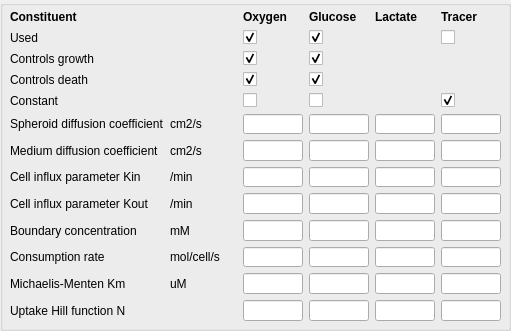
           <widget class="QGroupBox" name="groupBox_const1">
            <property name="geometry">
             <rect>
              <x>10</x>
              <y>10</y>
              <width>511</width>
              <height>331</height>
             </rect>
            </property>
            <property name="title">
             <string/>
            </property>
            <widget class="QWidget" name="gridLayoutWidget">
             <property name="geometry">
              <rect>
               <x>10</x>
               <y>10</y>
               <width>491</width>
               <height>311</height>
              </rect>
             </property>
             <layout class="QGridLayout" name="gridLayout_GLGL3">
              <item row="0" column="0">
               <widget class="QLabel" name="alabel_const">
                <property name="font">
                 <font>
                  <weight>75</weight>
                  <bold>true</bold>
                 </font>
                </property>
                <property name="text">
                 <string>Constituent</string>
                </property>
               </widget>
              </item>
              <item row="1" column="0">
               <widget class="QLabel" name="alabel_constused">
                <property name="font">
                 <font>
                  <weight>50</weight>
                  <bold>false</bold>
                 </font>
                </property>
                <property name="text">
                 <string>Used</string>
                </property>
               </widget>
              </item>
              <item row="5" column="0">
               <widget class="QMyLabel" name="label_OXYGEN_DIFF_COEF">
                <property name="font">
                 <font>
                  <weight>50</weight>
                  <bold>false</bold>
                 </font>
                </property>
                <property name="text">
                 <string>Spheroid diffusion coefficient</string>
                </property>
               </widget>
              </item>
              <item row="9" column="0">
               <widget class="QMyLabel" name="label_OXYGEN_BDRY_CONC">
                <property name="font">
                 <font>
                  <weight>50</weight>
                  <bold>false</bold>
                 </font>
                </property>
                <property name="text">
                 <string>Boundary concentration</string>
                </property>
               </widget>
              </item>
              <item row="0" column="3">
               <widget class="QLabel" name="alabel_OXYGEN">
                <property name="sizePolicy">
                 <sizepolicy hsizetype="Expanding" vsizetype="Fixed">
                  <horstretch>0</horstretch>
                  <verstretch>0</verstretch>
                 </sizepolicy>
                </property>
                <property name="minimumSize">
                 <size>
                  <width>0</width>
                  <height>0</height>
                 </size>
                </property>
                <property name="maximumSize">
                 <size>
                  <width>50</width>
                  <height>16777215</height>
                 </size>
                </property>
                <property name="font">
                 <font>
                  <weight>75</weight>
                  <bold>true</bold>
                 </font>
                </property>
                <property name="text">
                 <string>Oxygen</string>
                </property>
               </widget>
              </item>
              <item row="0" column="4">
               <widget class="QLabel" name="alabel_GLUCOSE">
                <property name="sizePolicy">
                 <sizepolicy hsizetype="Expanding" vsizetype="Fixed">
                  <horstretch>0</horstretch>
                  <verstretch>0</verstretch>
                 </sizepolicy>
                </property>
                <property name="maximumSize">
                 <size>
                  <width>50</width>
                  <height>16777215</height>
                 </size>
                </property>
                <property name="font">
                 <font>
                  <weight>75</weight>
                  <bold>true</bold>
                 </font>
                </property>
                <property name="text">
                 <string>Glucose</string>
                </property>
               </widget>
              </item>
              <item row="9" column="4">
               <widget class="QLineEdit" name="line_GLUCOSE_BDRY_CONC">
                <property name="maximumSize">
                 <size>
                  <width>60</width>
                  <height>16777215</height>
                 </size>
                </property>
                <property name="alignment">
                 <set>Qt::AlignRight|Qt::AlignTrailing|Qt::AlignVCenter</set>
                </property>
               </widget>
              </item>
              <item row="5" column="4">
               <widget class="QLineEdit" name="line_GLUCOSE_DIFF_COEF">
                <property name="maximumSize">
                 <size>
                  <width>60</width>
                  <height>16777215</height>
                 </size>
                </property>
                <property name="alignment">
                 <set>Qt::AlignRight|Qt::AlignTrailing|Qt::AlignVCenter</set>
                </property>
               </widget>
              </item>
              <item row="5" column="3">
               <widget class="QLineEdit" name="line_OXYGEN_DIFF_COEF">
                <property name="maximumSize">
                 <size>
                  <width>60</width>
                  <height>16777215</height>
                 </size>
                </property>
                <property name="alignment">
                 <set>Qt::AlignRight|Qt::AlignTrailing|Qt::AlignVCenter</set>
                </property>
               </widget>
              </item>
              <item row="9" column="3">
               <widget class="QLineEdit" name="line_OXYGEN_BDRY_CONC">
                <property name="maximumSize">
                 <size>
                  <width>60</width>
                  <height>16777215</height>
                 </size>
                </property>
                <property name="alignment">
                 <set>Qt::AlignRight|Qt::AlignTrailing|Qt::AlignVCenter</set>
                </property>
               </widget>
              </item>
              <item row="1" column="3">
               <widget class="QMyCheckBox" name="cbox_USE_OXYGEN">
                <property name="maximumSize">
                 <size>
                  <width>60</width>
                  <height>16777215</height>
                 </size>
                </property>
                <property name="text">
                 <string/>
                </property>
                <property name="checked">
                 <bool>true</bool>
                </property>
               </widget>
              </item>
              <item row="1" column="4">
               <widget class="QMyCheckBox" name="cbox_USE_GLUCOSE">
                <property name="maximumSize">
                 <size>
                  <width>60</width>
                  <height>16777215</height>
                 </size>
                </property>
                <property name="text">
                 <string/>
                </property>
                <property name="checked">
                 <bool>true</bool>
                </property>
               </widget>
              </item>
              <item row="5" column="1">
               <widget class="QLabel" name="units_diffcoef">
                <property name="text">
                 <string>cm2/s</string>
                </property>
               </widget>
              </item>
              <item row="9" column="1">
               <widget class="QLabel" name="units_bdryconc">
                <property name="text">
                 <string>mM</string>
                </property>
               </widget>
              </item>
              <item row="10" column="0">
               <widget class="QMyLabel" name="label_OXYGEN_CONSUMPTION">
                <property name="font">
                 <font>
                  <weight>50</weight>
                  <bold>false</bold>
                 </font>
                </property>
                <property name="text">
                 <string>Consumption rate</string>
                </property>
               </widget>
              </item>
              <item row="10" column="1">
               <widget class="QLabel" name="units_consumption">
                <property name="text">
                 <string>mol/cell/s</string>
                </property>
               </widget>
              </item>
              <item row="10" column="3">
               <widget class="QLineEdit" name="line_OXYGEN_CONSUMPTION">
                <property name="maximumSize">
                 <size>
                  <width>60</width>
                  <height>16777215</height>
                 </size>
                </property>
                <property name="alignment">
                 <set>Qt::AlignRight|Qt::AlignTrailing|Qt::AlignVCenter</set>
                </property>
               </widget>
              </item>
              <item row="10" column="4">
               <widget class="QLineEdit" name="line_GLUCOSE_CONSUMPTION">
                <property name="maximumSize">
                 <size>
                  <width>60</width>
                  <height>16777215</height>
                 </size>
                </property>
                <property name="alignment">
                 <set>Qt::AlignRight|Qt::AlignTrailing|Qt::AlignVCenter</set>
                </property>
               </widget>
              </item>
              <item row="11" column="0">
               <widget class="QMyLabel" name="label_OXYGEN_MM_KM">
                <property name="font">
                 <font>
                  <weight>50</weight>
                  <bold>false</bold>
                 </font>
                </property>
                <property name="text">
                 <string>Michaelis-Menten Km</string>
                </property>
               </widget>
              </item>
              <item row="11" column="1">
               <widget class="QLabel" name="units_MM_Km">
                <property name="text">
                 <string>uM</string>
                </property>
               </widget>
              </item>
              <item row="11" column="3">
               <widget class="QLineEdit" name="line_OXYGEN_MM_KM">
                <property name="maximumSize">
                 <size>
                  <width>60</width>
                  <height>16777215</height>
                 </size>
                </property>
                <property name="alignment">
                 <set>Qt::AlignRight|Qt::AlignTrailing|Qt::AlignVCenter</set>
                </property>
               </widget>
              </item>
              <item row="11" column="4">
               <widget class="QLineEdit" name="line_GLUCOSE_MM_KM">
                <property name="maximumSize">
                 <size>
                  <width>60</width>
                  <height>16777215</height>
                 </size>
                </property>
                <property name="alignment">
                 <set>Qt::AlignRight|Qt::AlignTrailing|Qt::AlignVCenter</set>
                </property>
               </widget>
              </item>
              <item row="12" column="0">
               <widget class="QMyLabel" name="label_OXYGEN_HILL_N">
                <property name="font">
                 <font>
                  <weight>50</weight>
                  <bold>false</bold>
                 </font>
                </property>
                <property name="text">
                 <string>Uptake Hill function N</string>
                </property>
               </widget>
              </item>
              <item row="12" column="3">
               <widget class="QLineEdit" name="line_OXYGEN_HILL_N">
                <property name="maximumSize">
                 <size>
                  <width>60</width>
                  <height>16777215</height>
                 </size>
                </property>
                <property name="alignment">
                 <set>Qt::AlignRight|Qt::AlignTrailing|Qt::AlignVCenter</set>
                </property>
               </widget>
              </item>
              <item row="12" column="4">
               <widget class="QLineEdit" name="line_GLUCOSE_HILL_N">
                <property name="maximumSize">
                 <size>
                  <width>60</width>
                  <height>16777215</height>
                 </size>
                </property>
                <property name="alignment">
                 <set>Qt::AlignRight|Qt::AlignTrailing|Qt::AlignVCenter</set>
                </property>
               </widget>
              </item>
              <item row="7" column="0">
               <widget class="QMyLabel" name="label_OXYGEN_CELL_DIFF_IN">
                <property name="font">
                 <font>
                  <weight>50</weight>
                  <bold>false</bold>
                 </font>
                </property>
                <property name="text">
                 <string>Cell influx parameter Kin</string>
                </property>
               </widget>
              </item>
              <item row="7" column="3">
               <widget class="QLineEdit" name="line_OXYGEN_CELL_DIFF_IN">
                <property name="maximumSize">
                 <size>
                  <width>60</width>
                  <height>16777215</height>
                 </size>
                </property>
                <property name="alignment">
                 <set>Qt::AlignRight|Qt::AlignTrailing|Qt::AlignVCenter</set>
                </property>
               </widget>
              </item>
              <item row="7" column="4">
               <widget class="QLineEdit" name="line_GLUCOSE_CELL_DIFF_IN">
                <property name="maximumSize">
                 <size>
                  <width>60</width>
                  <height>16777215</height>
                 </size>
                </property>
                <property name="alignment">
                 <set>Qt::AlignRight|Qt::AlignTrailing|Qt::AlignVCenter</set>
                </property>
               </widget>
              </item>
              <item row="6" column="3">
               <widget class="QLineEdit" name="line_OXYGEN_MEDIUM_DIFF">
                <property name="maximumSize">
                 <size>
                  <width>60</width>
                  <height>16777215</height>
                 </size>
                </property>
                <property name="alignment">
                 <set>Qt::AlignRight|Qt::AlignTrailing|Qt::AlignVCenter</set>
                </property>
               </widget>
              </item>
              <item row="6" column="4">
               <widget class="QLineEdit" name="line_GLUCOSE_MEDIUM_DIFF">
                <property name="maximumSize">
                 <size>
                  <width>60</width>
                  <height>16777215</height>
                 </size>
                </property>
                <property name="alignment">
                 <set>Qt::AlignRight|Qt::AlignTrailing|Qt::AlignVCenter</set>
                </property>
               </widget>
              </item>
              <item row="6" column="0">
               <widget class="QMyLabel" name="label_OXYGEN_MEDIUM_DIFF">
                <property name="font">
                 <font>
                  <weight>50</weight>
                  <bold>false</bold>
                 </font>
                </property>
                <property name="text">
                 <string>Medium diffusion coefficient</string>
                </property>
               </widget>
              </item>
              <item row="6" column="1">
               <widget class="QLabel" name="units_diffcoef_2">
                <property name="text">
                 <string>cm2/s</string>
                </property>
               </widget>
              </item>
              <item row="0" column="6">
               <widget class="QLabel" name="alabel_tracer">
                <property name="maximumSize">
                 <size>
                  <width>50</width>
                  <height>16777215</height>
                 </size>
                </property>
                <property name="font">
                 <font>
                  <weight>75</weight>
                  <bold>true</bold>
                 </font>
                </property>
                <property name="text">
                 <string>Tracer</string>
                </property>
               </widget>
              </item>
              <item row="1" column="6">
               <widget class="QMyCheckBox" name="cbox_USE_TRACER">
                <property name="maximumSize">
                 <size>
                  <width>60</width>
                  <height>16777215</height>
                 </size>
                </property>
                <property name="text">
                 <string/>
                </property>
                <property name="checked">
                 <bool>false</bool>
                </property>
               </widget>
              </item>
              <item row="5" column="6">
               <widget class="QLineEdit" name="line_TRACER_DIFF_COEF">
                <property name="maximumSize">
                 <size>
                  <width>60</width>
                  <height>16777215</height>
                 </size>
                </property>
                <property name="alignment">
                 <set>Qt::AlignRight|Qt::AlignTrailing|Qt::AlignVCenter</set>
                </property>
               </widget>
              </item>
              <item row="6" column="6">
               <widget class="QLineEdit" name="line_TRACER_MEDIUM_DIFF">
                <property name="maximumSize">
                 <size>
                  <width>60</width>
                  <height>16777215</height>
                 </size>
                </property>
                <property name="alignment">
                 <set>Qt::AlignRight|Qt::AlignTrailing|Qt::AlignVCenter</set>
                </property>
               </widget>
              </item>
              <item row="7" column="6">
               <widget class="QLineEdit" name="line_TRACER_CELL_DIFF_IN">
                <property name="maximumSize">
                 <size>
                  <width>60</width>
                  <height>16777215</height>
                 </size>
                </property>
                <property name="alignment">
                 <set>Qt::AlignRight|Qt::AlignTrailing|Qt::AlignVCenter</set>
                </property>
               </widget>
              </item>
              <item row="9" column="6">
               <widget class="QLineEdit" name="line_TRACER_BDRY_CONC">
                <property name="maximumSize">
                 <size>
                  <width>60</width>
                  <height>16777215</height>
                 </size>
                </property>
                <property name="alignment">
                 <set>Qt::AlignRight|Qt::AlignTrailing|Qt::AlignVCenter</set>
                </property>
               </widget>
              </item>
              <item row="10" column="6">
               <widget class="QLineEdit" name="line_TRACER_CONSUMPTION">
                <property name="maximumSize">
                 <size>
                  <width>60</width>
                  <height>16777215</height>
                 </size>
                </property>
                <property name="alignment">
                 <set>Qt::AlignRight|Qt::AlignTrailing|Qt::AlignVCenter</set>
                </property>
               </widget>
              </item>
              <item row="11" column="6">
               <widget class="QLineEdit" name="line_TRACER_MM_KM">
                <property name="maximumSize">
                 <size>
                  <width>60</width>
                  <height>16777215</height>
                 </size>
                </property>
                <property name="alignment">
                 <set>Qt::AlignRight|Qt::AlignTrailing|Qt::AlignVCenter</set>
                </property>
               </widget>
              </item>
              <item row="12" column="6">
               <widget class="QLineEdit" name="line_TRACER_HILL_N">
                <property name="maximumSize">
                 <size>
                  <width>60</width>
                  <height>16777215</height>
                 </size>
                </property>
                <property name="alignment">
                 <set>Qt::AlignRight|Qt::AlignTrailing|Qt::AlignVCenter</set>
                </property>
               </widget>
              </item>
              <item row="4" column="0">
               <widget class="QLabel" name="alabel_constant">
                <property name="text">
                 <string>Constant</string>
                </property>
               </widget>
              </item>
              <item row="4" column="6">
               <widget class="QMyCheckBox" name="cbox_TRACER_CONSTANT">
                <property name="text">
                 <string/>
                </property>
                <property name="checked">
                 <bool>true</bool>
                </property>
               </widget>
              </item>
              <item row="4" column="4">
               <widget class="QMyCheckBox" name="cbox_GLUCOSE_CONSTANT">
                <property name="text">
                 <string/>
                </property>
               </widget>
              </item>
              <item row="4" column="3">
               <widget class="QMyCheckBox" name="cbox_OXYGEN_CONSTANT">
                <property name="text">
                 <string/>
                </property>
               </widget>
              </item>
              <item row="7" column="1">
               <widget class="QLabel" name="units_O2_membrane_diff1">
                <property name="text">
                 <string>/min</string>
                </property>
               </widget>
              </item>
              <item row="2" column="0">
               <widget class="QLabel" name="alabel_controls_growth">
                <property name="text">
                 <string>Controls growth</string>
                </property>
               </widget>
              </item>
              <item row="2" column="4">
               <widget class="QMyCheckBox" name="cbox_GLUCOSE_GROWTH">
                <property name="text">
                 <string/>
                </property>
                <property name="checked">
                 <bool>true</bool>
                </property>
               </widget>
              </item>
              <item row="2" column="3">
               <widget class="QMyCheckBox" name="cbox_OXYGEN_GROWTH">
                <property name="text">
                 <string/>
                </property>
                <property name="checked">
                 <bool>true</bool>
                </property>
               </widget>
              </item>
              <item row="3" column="0">
               <widget class="QLabel" name="alabel_controls_death">
                <property name="text">
                 <string>Controls death</string>
                </property>
               </widget>
              </item>
              <item row="3" column="3">
               <widget class="QMyCheckBox" name="cbox_OXYGEN_DEATH">
                <property name="text">
                 <string/>
                </property>
                <property name="checked">
                 <bool>true</bool>
                </property>
               </widget>
              </item>
              <item row="3" column="4">
               <widget class="QMyCheckBox" name="cbox_GLUCOSE_DEATH">
                <property name="text">
                 <string/>
                </property>
                <property name="checked">
                 <bool>true</bool>
                </property>
               </widget>
              </item>
              <item row="0" column="5">
               <widget class="QLabel" name="alabel_LACTATE">
                <property name="font">
                 <font>
                  <weight>75</weight>
                  <bold>true</bold>
                 </font>
                </property>
                <property name="text">
                 <string>Lactate</string>
                </property>
               </widget>
              </item>
              <item row="5" column="5">
               <widget class="QLineEdit" name="line_LACTATE_DIFF_COEF">
                <property name="maximumSize">
                 <size>
                  <width>60</width>
                  <height>16777215</height>
                 </size>
                </property>
                <property name="alignment">
                 <set>Qt::AlignRight|Qt::AlignTrailing|Qt::AlignVCenter</set>
                </property>
               </widget>
              </item>
              <item row="6" column="5">
               <widget class="QLineEdit" name="line_LACTATE_MEDIUM_DIFF">
                <property name="maximumSize">
                 <size>
                  <width>60</width>
                  <height>16777215</height>
                 </size>
                </property>
                <property name="alignment">
                 <set>Qt::AlignRight|Qt::AlignTrailing|Qt::AlignVCenter</set>
                </property>
               </widget>
              </item>
              <item row="7" column="5">
               <widget class="QLineEdit" name="line_LACTATE_CELL_DIFF_IN">
                <property name="maximumSize">
                 <size>
                  <width>60</width>
                  <height>16777215</height>
                 </size>
                </property>
                <property name="alignment">
                 <set>Qt::AlignRight|Qt::AlignTrailing|Qt::AlignVCenter</set>
                </property>
               </widget>
              </item>
              <item row="9" column="5">
               <widget class="QLineEdit" name="line_LACTATE_BDRY_CONC">
                <property name="maximumSize">
                 <size>
                  <width>60</width>
                  <height>16777215</height>
                 </size>
                </property>
                <property name="alignment">
                 <set>Qt::AlignRight|Qt::AlignTrailing|Qt::AlignVCenter</set>
                </property>
               </widget>
              </item>
              <item row="10" column="5">
               <widget class="QLineEdit" name="line_LACTATE_CONSUMPTION">
                <property name="maximumSize">
                 <size>
                  <width>60</width>
                  <height>16777215</height>
                 </size>
                </property>
                <property name="alignment">
                 <set>Qt::AlignRight|Qt::AlignTrailing|Qt::AlignVCenter</set>
                </property>
               </widget>
              </item>
              <item row="11" column="5">
               <widget class="QLineEdit" name="line_LACTATE_MM_KM">
                <property name="maximumSize">
                 <size>
                  <width>60</width>
                  <height>16777215</height>
                 </size>
                </property>
                <property name="alignment">
                 <set>Qt::AlignRight|Qt::AlignTrailing|Qt::AlignVCenter</set>
                </property>
               </widget>
              </item>
              <item row="12" column="5">
               <widget class="QLineEdit" name="line_LACTATE_HILL_N">
                <property name="maximumSize">
                 <size>
                  <width>60</width>
                  <height>16777215</height>
                 </size>
                </property>
                <property name="alignment">
                 <set>Qt::AlignRight|Qt::AlignTrailing|Qt::AlignVCenter</set>
                </property>
               </widget>
              </item>
              <item row="8" column="0">
               <widget class="QMyLabel" name="label_OXYGEN_CELL_DIFF_OUT">
                <property name="font">
                 <font>
                  <weight>50</weight>
                  <bold>false</bold>
                 </font>
                </property>
                <property name="text">
                 <string>Cell influx parameter Kout</string>
                </property>
               </widget>
              </item>
              <item row="8" column="1">
               <widget class="QLabel" name="units_O2_membrane_diff2">
                <property name="text">
                 <string>/min</string>
                </property>
               </widget>
              </item>
              <item row="8" column="3">
               <widget class="QLineEdit" name="line_OXYGEN_CELL_DIFF_OUT">
                <property name="maximumSize">
                 <size>
                  <width>60</width>
                  <height>16777215</height>
                 </size>
                </property>
                <property name="alignment">
                 <set>Qt::AlignRight|Qt::AlignTrailing|Qt::AlignVCenter</set>
                </property>
               </widget>
              </item>
              <item row="8" column="4">
               <widget class="QLineEdit" name="line_GLUCOSE_CELL_DIFF_OUT">
                <property name="maximumSize">
                 <size>
                  <width>60</width>
                  <height>16777215</height>
                 </size>
                </property>
                <property name="alignment">
                 <set>Qt::AlignRight|Qt::AlignTrailing|Qt::AlignVCenter</set>
                </property>
               </widget>
              </item>
              <item row="8" column="5">
               <widget class="QLineEdit" name="line_LACTATE_CELL_DIFF_OUT">
                <property name="maximumSize">
                 <size>
                  <width>60</width>
                  <height>16777215</height>
                 </size>
                </property>
                <property name="alignment">
                 <set>Qt::AlignRight|Qt::AlignTrailing|Qt::AlignVCenter</set>
                </property>
               </widget>
              </item>
              <item row="8" column="6">
               <widget class="QLineEdit" name="line_TRACER_CELL_DIFF_OUT">
                <property name="maximumSize">
                 <size>
                  <width>60</width>
                  <height>16777215</height>
                 </size>
                </property>
                <property name="alignment">
                 <set>Qt::AlignRight|Qt::AlignTrailing|Qt::AlignVCenter</set>
                </property>
               </widget>
              </item>
             </layout>
            </widget>
           </widget>
